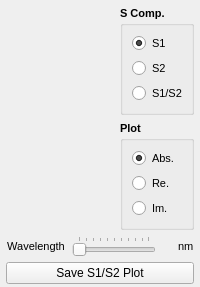
      <widget class="QWidget" name="tab_S1S2">
       <attribute name="title">
        <string>S1/S2</string>
       </attribute>
       <layout class="QGridLayout" name="gridLayout_14">
        <property name="leftMargin">
         <number>6</number>
        </property>
        <property name="topMargin">
         <number>6</number>
        </property>
        <property name="rightMargin">
         <number>6</number>
        </property>
        <property name="bottomMargin">
         <number>3</number>
        </property>
        <item row="1" column="1" colspan="2">
         <widget class="QSlider" name="slider_WL_S1S2">
          <property name="font">
           <font>
            <family>Arial</family>
            <pointsize>8</pointsize>
           </font>
          </property>
          <property name="orientation">
           <enum>Qt::Horizontal</enum>
          </property>
          <property name="tickPosition">
           <enum>QSlider::TicksAbove</enum>
          </property>
         </widget>
        </item>
        <item row="2" column="0" colspan="4">
         <widget class="QPushButton" name="pushButton_SavePlot_S1S2">
          <property name="text">
           <string>Save S1/S2 Plot</string>
          </property>
         </widget>
        </item>
        <item row="1" column="0">
         <widget class="QLabel" name="label_name_S1S2_WL">
          <property name="sizePolicy">
           <sizepolicy hsizetype="Preferred" vsizetype="Preferred">
            <horstretch>0</horstretch>
            <verstretch>0</verstretch>
           </sizepolicy>
          </property>
          <property name="minimumSize">
           <size>
            <width>60</width>
            <height>0</height>
           </size>
          </property>
          <property name="font">
           <font>
            <family>Arial</family>
            <pointsize>8</pointsize>
           </font>
          </property>
          <property name="mouseTracking">
           <bool>true</bool>
          </property>
          <property name="text">
           <string>Wavelength</string>
          </property>
          <property name="alignment">
           <set>Qt::AlignCenter</set>
          </property>
         </widget>
        </item>
        <item row="1" column="3">
         <layout class="QGridLayout" name="gridLayout_WL_3">
          <item row="2" column="0">
           <widget class="QLabel" name="label_CurrentWL_S1S2">
            <property name="sizePolicy">
             <sizepolicy hsizetype="Minimum" vsizetype="Preferred">
              <horstretch>0</horstretch>
              <verstretch>0</verstretch>
             </sizepolicy>
            </property>
            <property name="minimumSize">
             <size>
              <width>10</width>
              <height>0</height>
             </size>
            </property>
            <property name="font">
             <font>
              <family>Arial</family>
              <pointsize>8</pointsize>
             </font>
            </property>
            <property name="text">
             <string/>
            </property>
            <property name="alignment">
             <set>Qt::AlignRight|Qt::AlignTrailing|Qt::AlignVCenter</set>
            </property>
           </widget>
          </item>
          <item row="2" column="1">
           <widget class="QLabel" name="label_nm_S1S2">
            <property name="font">
             <font>
              <family>Arial</family>
              <pointsize>8</pointsize>
             </font>
            </property>
            <property name="text">
             <string>nm</string>
            </property>
            <property name="alignment">
             <set>Qt::AlignLeading|Qt::AlignLeft|Qt::AlignVCenter</set>
            </property>
           </widget>
          </item>
         </layout>
        </item>
        <item row="0" column="0" colspan="4">
         <layout class="QHBoxLayout" name="horizontalLayout_9">
          <item>
           <widget class="QCustomPlot" name="customPlot_S1S2" native="true">
            <property name="sizePolicy">
             <sizepolicy hsizetype="Preferred" vsizetype="Preferred">
              <horstretch>1</horstretch>
              <verstretch>1</verstretch>
             </sizepolicy>
            </property>
            <property name="font">
             <font>
              <family>Arial</family>
              <pointsize>8</pointsize>
              <italic>false</italic>
             </font>
            </property>
            <layout class="QGridLayout" name="gridLayout_2"/>
           </widget>
          </item>
          <item>
           <layout class="QVBoxLayout" name="verticalLayout_7">
            <item>
             <widget class="QGroupBox" name="groupBox_ScatAmp">
              <property name="sizePolicy">
               <sizepolicy hsizetype="Minimum" vsizetype="MinimumExpanding">
                <horstretch>0</horstretch>
                <verstretch>0</verstretch>
               </sizepolicy>
              </property>
              <property name="minimumSize">
               <size>
                <width>65</width>
                <height>0</height>
               </size>
              </property>
              <property name="sizeIncrement">
               <size>
                <width>0</width>
                <height>0</height>
               </size>
              </property>
              <property name="font">
               <font>
                <family>Arial</family>
                <pointsize>8</pointsize>
                <bold>true</bold>
               </font>
              </property>
              <property name="title">
               <string>S Comp.</string>
              </property>
              <layout class="QGridLayout" name="gridLayout_GBPlotScale_2">
               <property name="rightMargin">
                <number>3</number>
               </property>
               <item row="1" column="0">
                <widget class="QRadioButton" name="radioButton_S2">
                 <property name="font">
                  <font>
                   <family>Arial</family>
                   <pointsize>8</pointsize>
                   <bold>false</bold>
                  </font>
                 </property>
                 <property name="text">
                  <string>S2</string>
                 </property>
                </widget>
               </item>
               <item row="0" column="0">
                <widget class="QRadioButton" name="radioButton_S1">
                 <property name="font">
                  <font>
                   <family>Arial</family>
                   <pointsize>8</pointsize>
                   <bold>false</bold>
                  </font>
                 </property>
                 <property name="text">
                  <string>S1</string>
                 </property>
                 <property name="checked">
                  <bool>true</bool>
                 </property>
                </widget>
               </item>
               <item row="2" column="0">
                <widget class="QRadioButton" name="radioButton_S1S2">
                 <property name="font">
                  <font>
                   <family>Arial</family>
                   <pointsize>8</pointsize>
                   <bold>false</bold>
                  </font>
                 </property>
                 <property name="text">
                  <string>S1/S2</string>
                 </property>
                </widget>
               </item>
              </layout>
             </widget>
            </item>
            <item>
             <widget class="QGroupBox" name="groupBox_Componant">
              <property name="sizePolicy">
               <sizepolicy hsizetype="Minimum" vsizetype="MinimumExpanding">
                <horstretch>0</horstretch>
                <verstretch>0</verstretch>
               </sizepolicy>
              </property>
              <property name="minimumSize">
               <size>
                <width>65</width>
                <height>0</height>
               </size>
              </property>
              <property name="sizeIncrement">
               <size>
                <width>0</width>
                <height>0</height>
               </size>
              </property>
              <property name="font">
               <font>
                <family>Arial</family>
                <pointsize>8</pointsize>
                <bold>true</bold>
               </font>
              </property>
              <property name="title">
               <string>Plot</string>
              </property>
              <layout class="QGridLayout" name="gridLayout_GBPol_2">
               <property name="rightMargin">
                <number>3</number>
               </property>
               <item row="0" column="0">
                <widget class="QRadioButton" name="radioButton_S1S2_Abs">
                 <property name="font">
                  <font>
                   <family>Arial</family>
                   <pointsize>8</pointsize>
                   <bold>false</bold>
                  </font>
                 </property>
                 <property name="text">
                  <string>Abs.</string>
                 </property>
                 <property name="checked">
                  <bool>true</bool>
                 </property>
                </widget>
               </item>
               <item row="1" column="0">
                <widget class="QRadioButton" name="radioButton_S1S2_Real">
                 <property name="font">
                  <font>
                   <family>Arial</family>
                   <pointsize>8</pointsize>
                   <bold>false</bold>
                  </font>
                 </property>
                 <property name="text">
                  <string>Re.</string>
                 </property>
                </widget>
               </item>
               <item row="2" column="0">
                <widget class="QRadioButton" name="radioButton_S1S2_Imag">
                 <property name="font">
                  <font>
                   <family>Arial</family>
                   <pointsize>8</pointsize>
                   <bold>false</bold>
                  </font>
                 </property>
                 <property name="text">
                  <string>Im.</string>
                 </property>
                </widget>
               </item>
              </layout>
             </widget>
            </item>
           </layout>
          </item>
         </layout>
        </item>
       </layout>
      </widget>
